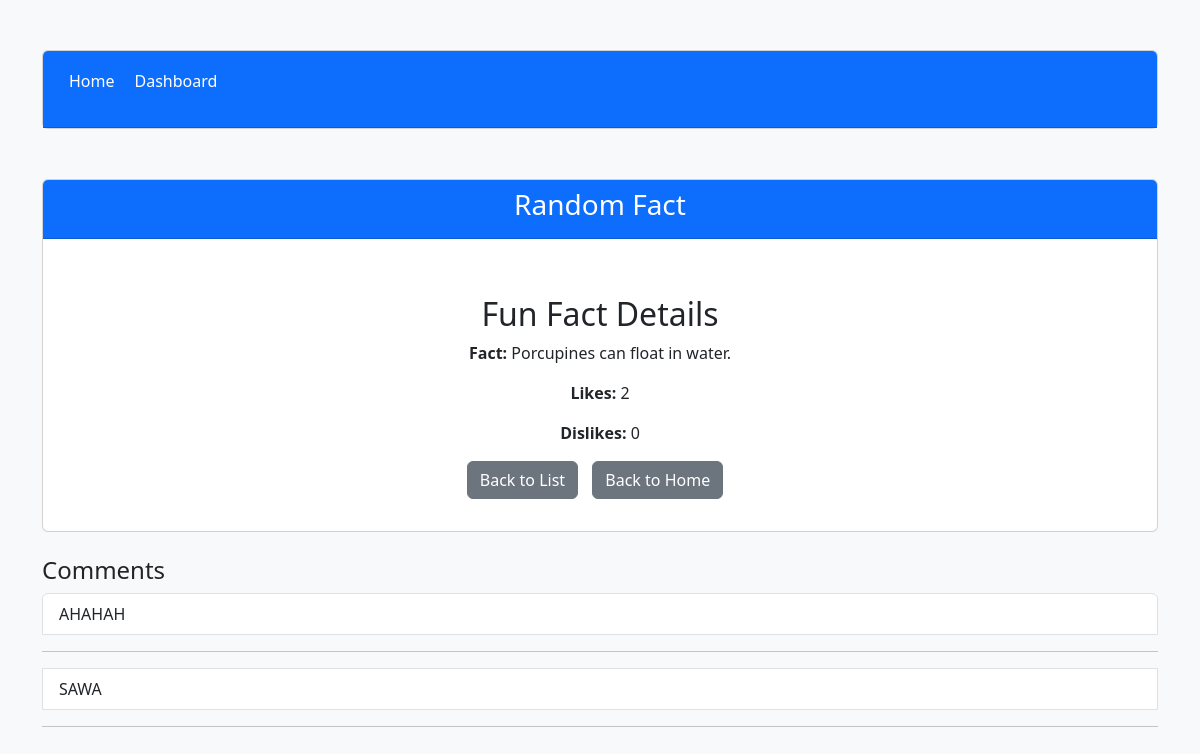
Page /facts/4/ on the committed database.
### facts/models.py (models this page shows)
class Fact(models.Model):
    text = models.TextField()  # The fact text
    likes = models.IntegerField(default=0)
    dislikes = models.IntegerField(default=0)

class Comment(models.Model):
    fact = models.ForeignKey(Fact, on_delete=models.CASCADE, related_name='comments')
    content = models.TextField()

### facts/views.py (the view)
# urls.py: path('facts/<int:fact_id>/', views.view_fact_view, name='view_fact'),
def view_fact_view(request, fact_id):
    fact = get_object_or_404(Fact, id=fact_id)
    return render(request, 'facts/view_fact.html', {'fact': fact})

### facts/templates/facts/view_fact.html (shortened to what this page needs)
<!DOCTYPE html>
<html lang="en">
  <head>
    <link
      href="https://cdn.jsdelivr.net/npm/bootstrap@5.3.0-alpha1/dist/css/bootstrap.min.css"
      rel="stylesheet"
    />
  </head>
  <body>
    <div class="container">
      <div class="card text-center">
        <div class="card-header bg-primary text-white">
          <nav>
            <ul>
              <li><a href="{% url 'random_fact' %}">Home</a></li>
              <li><a href="{% url 'dashboard' %}">Dashboard</a></li>
            </ul>
          </nav>
        </div>
      </div>
      <div class="card text-center">
        <div class="card-header bg-primary text-white">
          <h3>Random Fact</h3>
        </div>
        <div class="card-body">
          <div class="d-flex justify-content-center my-3">
            <div class="container mt-4">
              <h2>Fun Fact Details</h2>
              <p><strong>Fact:</strong> {{ fact.text }}</p>
              <p><strong>Likes:</strong> {{ fact.likes }}</p>
              <p><strong>Dislikes:</strong> {{ fact.dislikes }}</p>
              <a href="{% url 'dashboard' %}" class="btn btn-secondary"
                >Back to List</a
              >
              <a href="{% url 'random_fact' %}" class="btn btn-secondary"
                >Back to Home</a
              >
            </div>
          </div>
        </div>
      </div>
      <div class="comments-section mt-4">
        <h4>Comments</h4>
        <ul id="comments-list" class="list-group">
          {% for comment in fact.comments.all %}
          <li class="list-group-item">{{ comment.content }}</li>
          <hr />
          {% endfor %}
        </ul>
      </div>
    </div>
  </body>
</html>

### facts/templates/facts/view_fact.html (style rules this page uses)
body { background-color: #f8f9fa; }
.card { margin-top: 50px; }
.btn { margin-right: 10px; }
.comments-section { margin-top: 30px; }
nav ul { list-style: none; display: flex; padding: 10px; }
nav ul li { margin-right: 20px; }
nav ul li a { color: white; text-decoration: none; }

### rows in the picture
Fact: text "Porcupines can float in water.", likes "2", dislikes "0"
Comment: content "AHAHAH"
Comment: content "SAWA"
